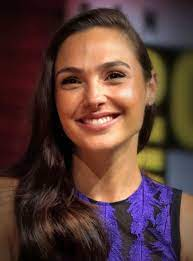
#> input picture Faces/Gal Gadot/1.jpg, 193 x 261 px, found by its file name; its folder holds only this picture in this run
$ python faces_train.py
#> lines starting #> are read from the running program, lines starting #| are printed output that depends on the picture
import os
import cv2 as cv
import numpy as np

people=['Gal Gadot','Idris Alba','Jennifer Aniston','Leonardo','scarlett']
DIR=r'D:\Gender_detection\OPENCV\Faces'

haar_cascade = cv.CascadeClassifier('haar_face.xml')
features=[]
labels=[]

def create_train():
    for person in people:
        path = os.path.join(DIR,person)
        label=people.index(person)

        for img in os.listdir(path):
            img_path=os.path.join(path,img)

            img_array=cv.imread(img_path)
#> img_array is the input picture: shape (261, 193, 3); mean B, G, R 56.1, 61, 89.5
            gray=cv.cvtColor(img_array,cv.COLOR_BGR2GRAY)
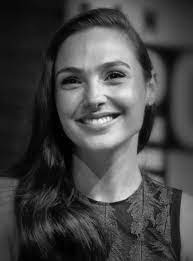
#> gray: shape (261, 193); min 0, max 249, mean 69

            faces_rect=haar_cascade.detectMultiScale(gray, scaleFactor=1.1,minNeighbors=4)
#> faces_rect = [[42, 32, 116, 116]]

            for (x,y,w,h) in faces_rect:
                faces_roi=gray[y:y+h,x:x+w]
                features.append(faces_roi)
                labels.append(label)
#> this loop made 1 pass
#> pass 1, in create_train, `faces_roi=gray[y:y+h,x:x+w]`:
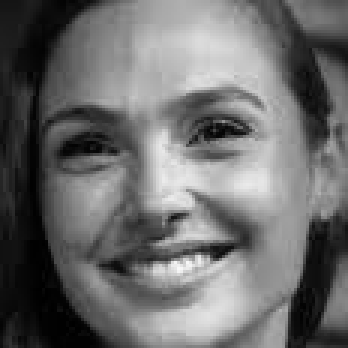
#> faces_roi: shape (116, 116) (shown 3 times larger); min 0, max 249, mean 107.7
#> after the loop, features = 1 item; labels = [0]
#> pass 2 of the loop in create_train, `for person in people:`:
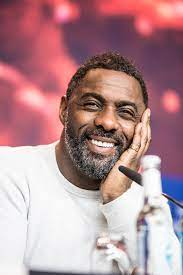
#> input picture Faces/Idris Alba/1.jpg, 183 x 275 px, found by its file name
#> in create_train, img_array is the input picture: shape (275, 183, 3); mean B, G, R 147.9, 142.3, 181.3
#> in create_train, `gray=cv.cvtColor(img_array,cv.COLOR_BGR2GRAY)`:
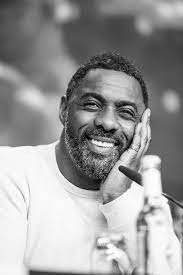
#> gray: shape (275, 183); min 0, max 255, mean 154.6
#> faces_rect = [[60, 70, 95, 95]]
#> the loop in create_train, `for (x,y,w,h) in faces_rect:` made 1 pass
#> pass 1, in create_train, `faces_roi=gray[y:y+h,x:x+w]`:
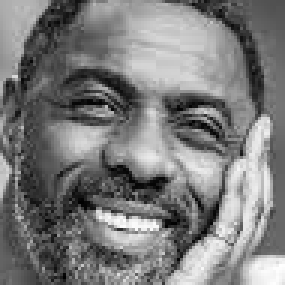
#> faces_roi: shape (95, 95) (shown 3 times larger); min 0, max 255, mean 123.2
#> after the loop in create_train, `for (x,y,w,h) in faces_rect:`: features = 2 items; labels = [0, 1]

#> (the run stopped early here; a loop or call above may not have finished)
